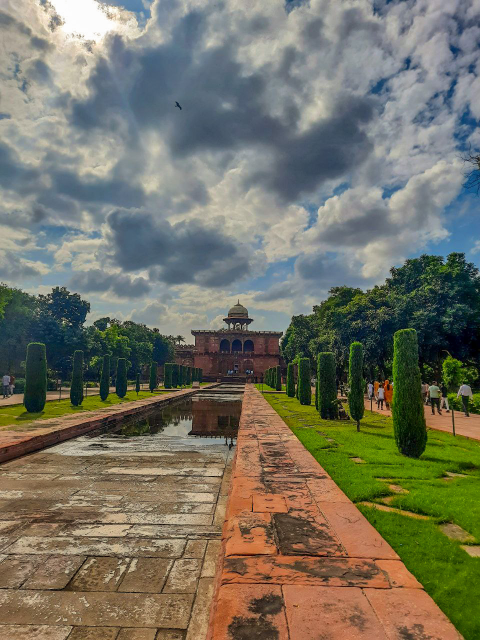
#> input picture Add Code Here/PYTHON/image processing using opencv/TriptiVerma_IndiaThroughMyLens.jpg, 960 x 1280 px (shown at 1/2 size)
$ python bilateral_filter.py
#> lines starting #> are read from the running program, lines starting #| are printed output that depends on the picture
import cv2
img = cv2.imread('TriptiVerma_IndiaThroughMyLens.jpg', 1)
#> img is the input picture: shape (1280, 960, 3); mean B, G, R 98.9, 114.6, 116.1
img = cv2.resize(img, (320,210))
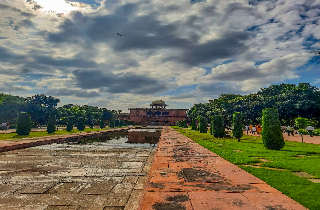
#> img: shape (210, 320, 3); mean B, G, R 98.9, 114.6, 116.2
# Apply Bilateral Filter
img1 = cv2.bilateralFilter(img,7,100,100)
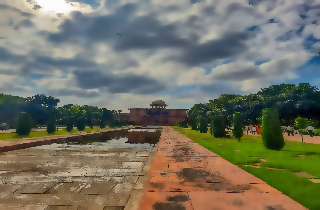
#> img1: shape (210, 320, 3); mean B, G, R 98.8, 114.6, 116.1
# display the images
cv2.imshow('Original', img)
cv2.imshow('Bilateral', img1)
cv2.waitKey(0)
cv2.destroyAllWindows()
